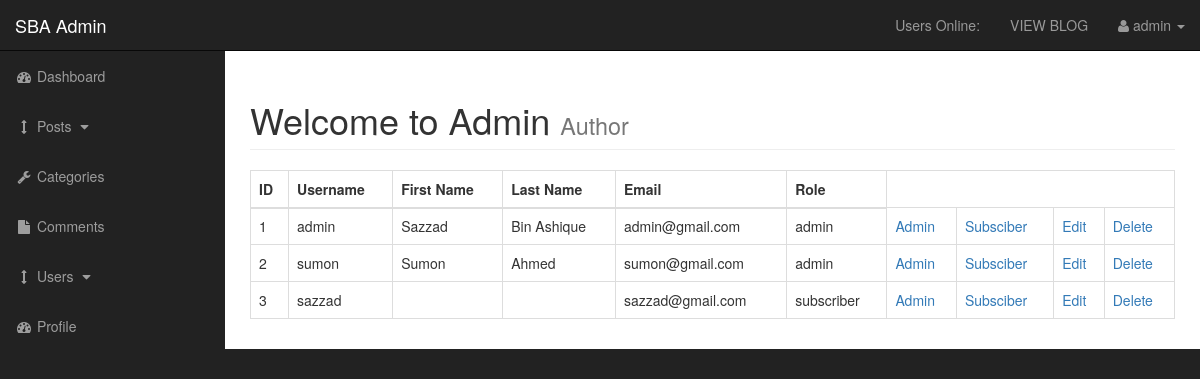
Before: /admin/users.php (signed in) with the older database file.
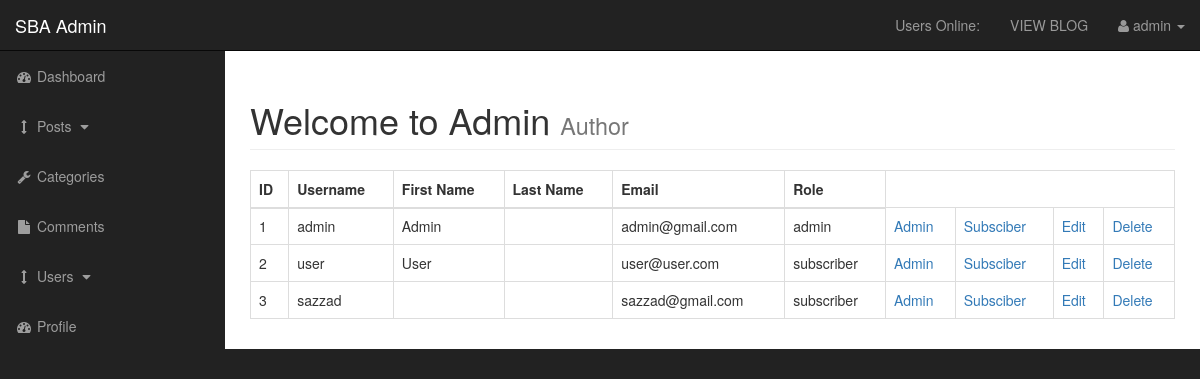
After: the same page with the newer database file.
### tables this page shows
CREATE TABLE `users` (
  `user_id` int(10) NOT NULL,
  `username` varchar(255) NOT NULL,
  `user_password` varchar(255) NOT NULL,
  `user_firstname` varchar(255) DEFAULT NULL,
  `user_lastname` varchar(255) DEFAULT NULL,
  `user_email` varchar(255) NOT NULL,
  `user_image` text DEFAULT NULL,
  `user_role` varchar(255) NOT NULL,
  `randSalt` varchar(255) DEFAULT NULL
);

### admin/includes/view_all_user.php (the view, shortened to what this page needs)
                       <table class="table table-bordered table-hover">
                            <thead>
                                <tr>
                                    <th>ID</th>
                                    <th>Username</th>
                                    <th>First Name</th>
                                    <th>Last Name</th>
                                    <th>Email</th>
                                    <th>Role</th>
                                </tr>
                            </thead>
                            <tbody>
                                <tr>
<?php
    $query = "SELECT * FROM  users";
    $select_users = mysqli_query($connection, $query);
    while ($row = mysqli_fetch_assoc($select_users)) {
    $user_id = $row['user_id'];
    $username = $row['username'];
    $user_firstname = $row['user_firstname'];
    $user_lastname = $row['user_lastname'];
    $user_email = $row['user_email'];
    $user_role = $row['user_role'];
   echo "<tr>";
   echo "<td>$user_id</td>";
   echo "<td>$username</td>";
   echo "<td>$user_firstname</td>";
   echo "<td>$user_lastname</td>";
   echo "<td>$user_email</td>";
   echo "<td>$user_role</td>";
   echo "<td><a href='users.php?change_to_admin={$user_id}'>Admin</a></td>";
   echo "<td><a href='users.php?change_to_sub={$user_id}'>Subsciber</a></td>";
   echo "<td><a href='users.php?source=edit_user&edit_user={$user_id}'>Edit</a></td>";
   echo "<td><a href='users.php?delete={$user_id}'>Delete</a></td>";
   echo "</tr>";
}
 ?>
                                </tr>
                            </tbody>
                        </table>

### admin/includes/navigation.php (shortened to what this page needs)
<nav class="navbar navbar-inverse navbar-fixed-top" role="navigation">
    <div class="navbar-header">
        <a class="navbar-brand" href="index.php">SBA Admin</a>
    </div>
    <ul class="nav navbar-right top-nav">
        <li><a href=""> Users Online: <?php echo user_online(); ?></a></li>
        <li><a href="../index.php"><?php echo strtoupper('view blog'); ?></a></li>
        <li class="dropdown">
            <a href="#" class="dropdown-toggle" data-toggle="dropdown"><i class="fa fa-user"></i>
            <?php
            if (isset($_SESSION['username'])) {
                echo $_SESSION['username'];
            }
            ?>
            <b class="caret"></b></a>
        </li>
    </ul>
    <div class="collapse navbar-collapse navbar-ex1-collapse">
        <ul class="nav navbar-nav side-nav">
            <li>
                <a href="index.php"><i class="fa fa-fw fa-dashboard"></i> Dashboard</a>
            </li>
           <li>
                <a href="javascript:;" data-toggle="collapse" data-target="#posts-dropdown"><i class="fa fa-fw fa-arrows-v"></i> Posts <i class="fa fa-fw fa-caret-down"></i></a>
            </li>
            <li>
                <a href="categories.php"><i class="fa fa-fw fa-wrench"></i> Categories</a>
            </li>
            <li>
                <a href="comment.php"><i class="fa fa-fw fa-file"></i> Comments</a>
            </li>
            <li>
                <a href="javascript:;" data-toggle="collapse" data-target="#demo"><i class="fa fa-fw fa-arrows-v"></i> Users <i class="fa fa-fw fa-caret-down"></i></a>
            </li>
            <li>
                <a href="profile.php"><i class="fa fa-fw fa-dashboard"></i> Profile</a>
            </li>
        </ul>
    </div>
</nav>

Changed rows visible on the page:
changed users "admin": user_firstname "Sazzad" → "Admin"; user_lastname "Bin Ashique" → (not shown)
changed users id 2: username "sumon" → "user"; user_firstname "Sumon" → "User"; user_email "sumon@gmail.com" → "user@user.com"; user_role "admin" → "subscriber"; user_lastname "Ahmed" → (not shown)
